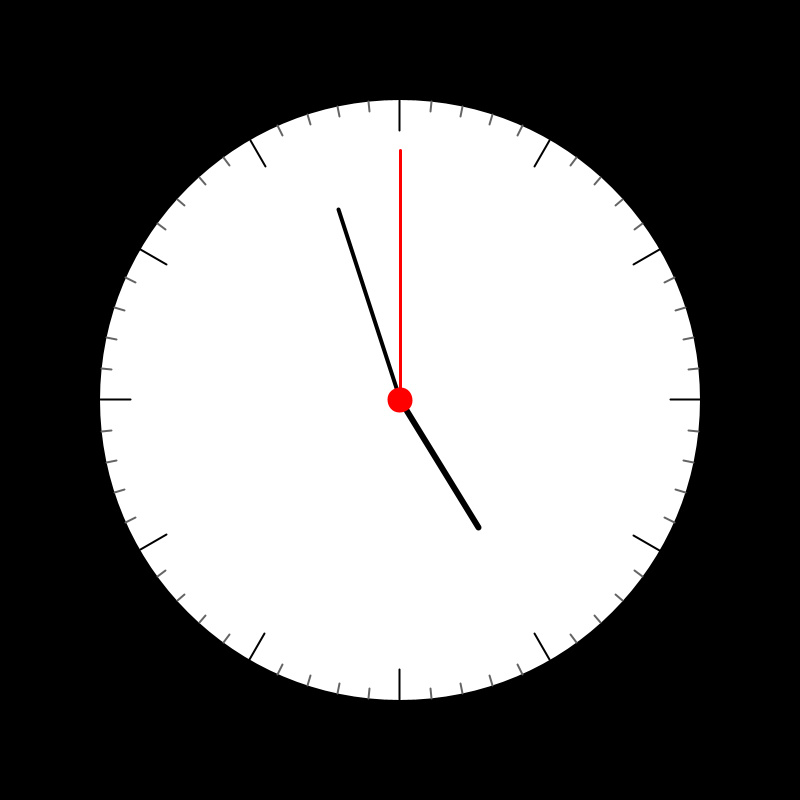
Frame 1 (no input)
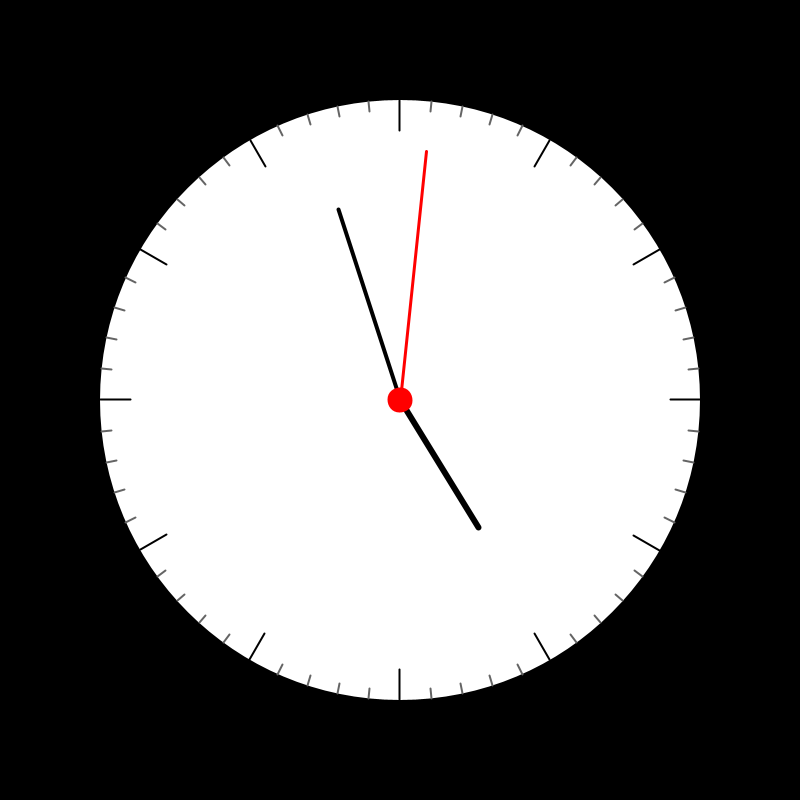
Frame 60 (the mouse pressed at the canvas centre just before this capture)
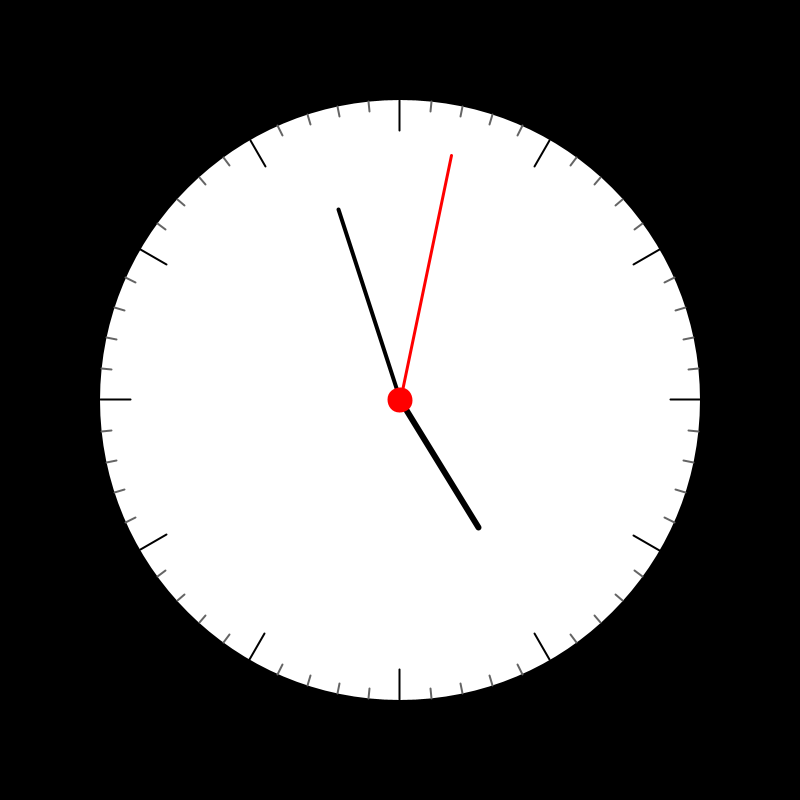
Frame 120 (the mouse held since frame 60 and released just before this capture)

The Processing sketch that drew these frames (run headless with seeded random() and noise(); from frame 60 on, the mouse is pressed at the canvas centre):

// Processing sketch: clock
// ── clock.pde
void setup() {
  size(800, 800);  // 크기 800 * 800
}

void draw() {
  background(0);  
  translate(width / 2, height / 2);  // 중심을 화면 중앙으로 이동
  rotate(-HALF_PI);  // 시계가 원래 12시 방향부터 시작하게 회전 (90도 = PI/2 라디안)
  
  // 시계 내부
  fill(255); 
  noStroke();
  ellipse(0, 0, 600, 600);
  
  // 시계 테두리 그리기
  strokeWeight(2);
  for (int i = 0; i < 60; i++) {
    if (i % 5 == 0) {
      stroke(0);  // 정시 위치의 마커를 검정색으로 설정
      strokeWeight(2);
      line(300, 0, 270, 0);  // 긴 마커 
    } else {
      stroke(100);  // 나머지 마커를 회색으로 설정
      line(300, 0, 290, 0);  // 짧은 마커
    }
    rotate(TWO_PI / 60);  // 한 칸(6도)씩 회전
  }
  
  // 시간, 분, 초 정보 가져오기
  int hr = hour();
  int mn = minute();
  int sc = second();
  
  // 초침 그리기
  stroke(255, 0, 0);  // 빨간색
  strokeWeight(3);
  float secondAngle = map(sc, 0, 60, 0, TWO_PI);  // 라디안으로 변환
  line(0, 0, 250 * cos(secondAngle), 250 * sin(secondAngle));
  
  // 분침 그리기
  stroke(0);  // 검정색
  strokeWeight(4);
  float minuteAngle = map(mn, 0, 60, 0, TWO_PI);  // 라디안으로 변환
  line(0, 0, 200 * cos(minuteAngle), 200 * sin(minuteAngle));
  
  // 시침 그리기
  strokeWeight(6);
  float hourAngle = map(hr % 12, 0, 12, 0, TWO_PI);  // 라디안으로 변환
  line(0, 0, 150 * cos(hourAngle + minuteAngle / 12), 150 * sin(hourAngle + minuteAngle / 12));  // 분에 따른 시간 보정
  
  // 시계 중심점
  stroke(255, 0, 0);
  fill(255, 0, 0);
  ellipse(0, 0, 20, 20);  // 시계 중심점
}
